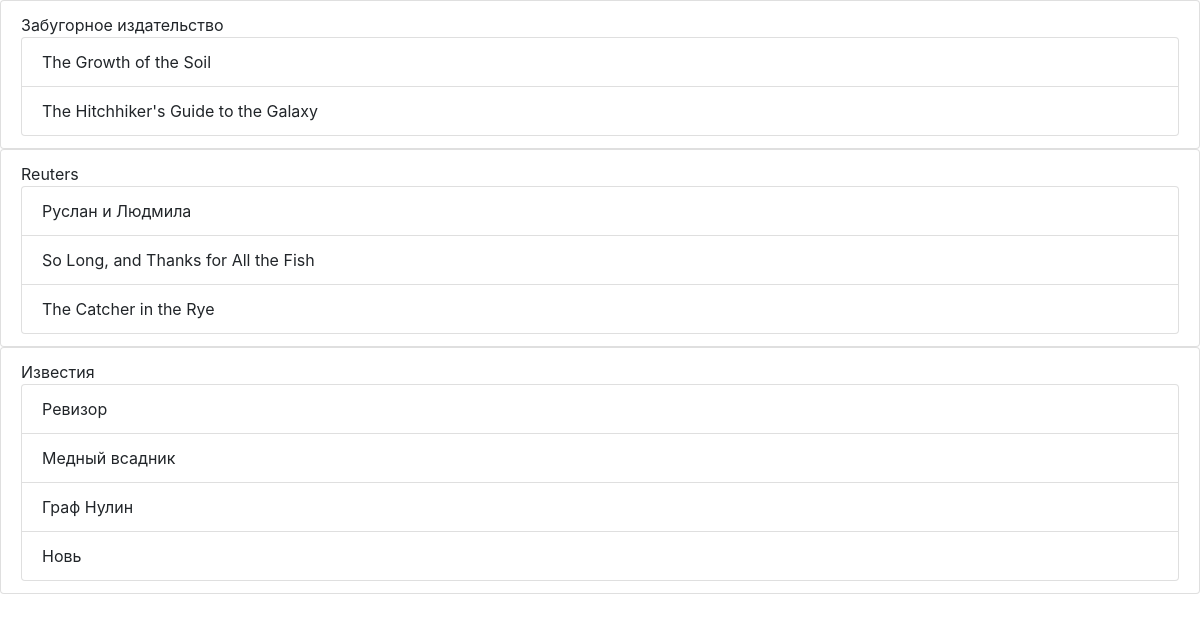
Page /publisher/ on the committed database.
### p_library/models.py (models this page shows, shortened)
class Publisher(models.Model):
    name = models.TextField()

class Book(models.Model):
    ISBN = models.CharField(max_length=13)
    title = models.TextField()
    description = models.TextField()
    year_release = models.SmallIntegerField()
    author = models.ForeignKey(Author, on_delete=models.CASCADE)
    publisher = models.ForeignKey(Publisher, null=True, on_delete=models.CASCADE, blank=True, related_name='books')
    copy_count = models.SmallIntegerField(default=0)
    price = models.DecimalField(max_digits=6, decimal_places=2, default=Decimal('0000.00'))

### p_library/views.py (the view)
# urls.py: path('publisher/', views.book_publisher),
def book_publisher(request):
    template = loader.get_template('publisher.html')
    biblio_data = {
        'publishers': Publisher.objects.all()
    }
    return HttpResponse(template.render(biblio_data, request))

### p_library/templates/publisher.html (shortened to what this page needs)
<!DOCTYPE html>
<html lang="ru">
<head>
    <link rel="stylesheet" href="https://stackpath.bootstrapcdn.com/bootstrap/4.3.1/css/bootstrap.min.css">
</head>
<body>
    <div class="panel panel-primary">
        {% for publisher in publishers %}
            <ul class="list-group">
                <li class="list-group-item">
                    {{ publisher.name }}
                    <ul class="list-group">
                        {% for book in publisher.books.all %}
                            <li class="list-group-item"> {{ book.title }}</li>
                        {% endfor %}
                    </ul>
                </li>
            </ul>
        {% endfor %}
    </div>
</body>
</html>

### rows in the picture
Publisher: name "Забугорное издательство"
Book: title "The Growth of the Soil"
Book: title "The Hitchhiker's Guide to the Galaxy"
Publisher: name "Reuters"
Book: title "Руслан и Людмила"
Book: title "So Long, and Thanks for All the Fish"
Book: title "The Catcher in the Rye"
Publisher: name "Известия"
Book: title "Ревизор"
Book: title "Медный всадник"
Book: title "Граф Нулин"
Book: title "Новь"
